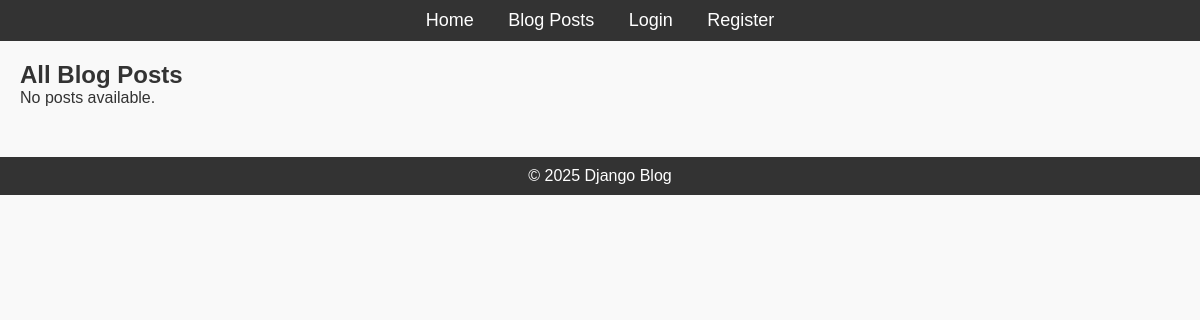
The page /posts/ on the database as committed earlier.
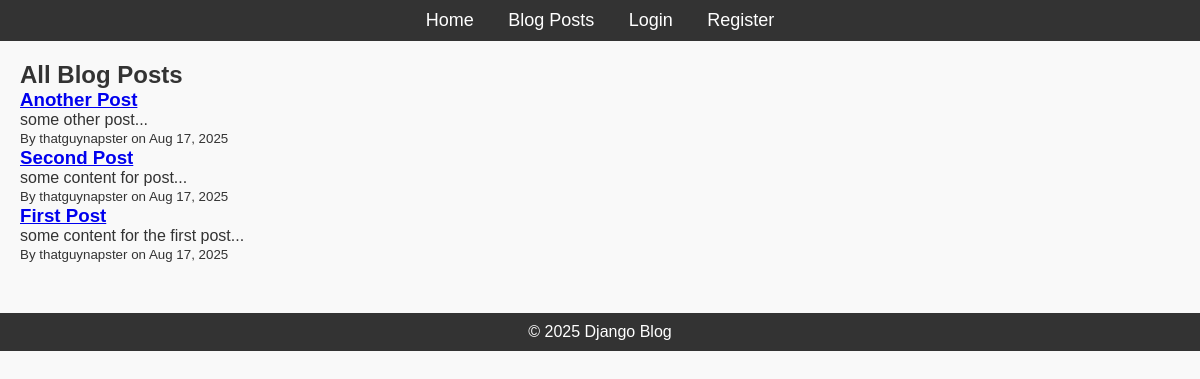
The same page on the database as committed later.
### blog/models.py (models this page shows, shortened)
class Post(models.Model):
    title = models.CharField(max_length=200)
    content = models.TextField()
    author = models.ForeignKey(User, on_delete=models.CASCADE)
    created_at = models.DateTimeField(auto_now_add=True)
    updated_at = models.DateTimeField(auto_now=True)

### blog/views.py (the view)
# urls.py: path("posts/", views.PostListView.as_view(), name="posts"),
class PostListView(ListView):
    model = Post
    template_name = "blog/post_list.html"
    context_object_name = "posts"
    ordering = ["-created_at"]

### blog/templates/blog/post_list.html (shortened to what this page needs)
{% extends "blog/base.html" %} {% block content %}
<h2>All Blog Posts</h2>
{% for post in object_list %}
<div class="post-preview">
	<h3><a href="{% url 'blog:post_detail' post.pk %}">{{ post.title }}</a></h3>
	<p>{{ post.content|truncatewords:20 }}</p>
	<p>
		<small>
			By {{ post.author.username }} on {{ post.created_at|date:"M d, Y" }}
		</small>
	</p>
</div>
{% empty %}
<p>No posts available.</p>
{% endfor %}  {% endblock %}

### blog/templates/blog/base.html (shortened to what this page needs)
{% load static %}
<!DOCTYPE html>
<html lang="en">
	<head>
		<link
			rel="stylesheet"
			href="{% static 'css/styles.css' %}" />
	</head>
	<body>
		<header>
			<nav>
				<ul>
					<li><a href="{% url 'blog:home' %}">Home</a></li>
					<li><a href="{% url 'blog:posts' %}">Blog Posts</a></li>
					<li><a href="{% url 'blog:login' %}">Login</a></li>
					<li><a href="{% url 'blog:register' %}">Register</a></li>
				</ul>
			</nav>
		</header>
		<div class="content">
			{% block content %}{% endblock %}
		</div>
		<footer>
			<p>&copy; 2025 Django Blog</p>
		</footer>
	</body>
</html>

### static/css/styles.css (style rules this page uses)
* { margin: 0; padding: 0; box-sizing: border-box; }
body { font-family: Arial, sans-serif; background-color: #f9f9f9; color: #333; }
header { background-color: #333; padding: 10px; text-align: center; }
header nav ul { list-style-type: none; }
header nav ul li { display: inline; margin: 0 15px; }
header nav ul li a { color: white; text-decoration: none; font-size: 18px; }
.content { margin: 20px; }
footer { text-align: center; margin-top: 50px; padding: 10px; background-color: #333; color: white; }

Rows that differ between the two databases and show on the page:
added Post: title "Another Post", content "some other post...", author.username "thatguynapster", created_at "Aug 17, 2025"
added Post: title "Second Post", content "some content for post...", author.username "thatguynapster", created_at "Aug 17, 2025"
added Post: title "First Post", content "some content for the first post...", author.username "thatguynapster", created_at "Aug 17, 2025"
Other text that changed with them:
text no longer shown: "No posts available."
